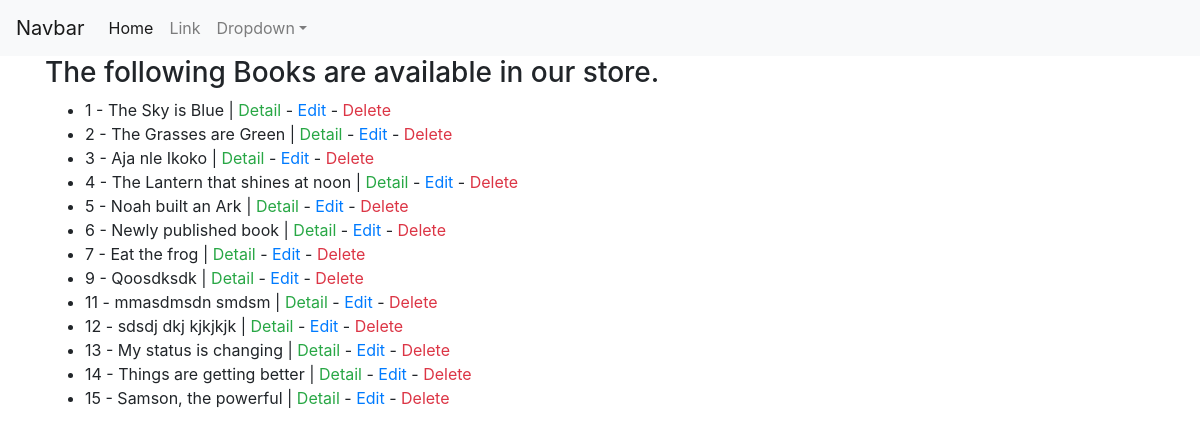
The page /bookstore/ on the database its author committed.
### bookstore/models.py (models this page shows)
class Book(models.Model):
    title = models.CharField(max_length=100)
    subtitle = models.CharField(max_length=150, blank=True, null = True)
    author = models.CharField(max_length=100)
    released_date = models.DateField()
    price = models.DecimalField(max_digits=10, decimal_places=2, default = 100.00)
    in_stock = models.BooleanField(default=False)
    def __str__(self):
        return self.title
    def get_absolute_url(self):
        return reverse("detail_book", kwargs={"book_id": self.pk})

### bookstore/views.py (the view)
# urls.py: path('', book_list_view, name= 'list_book'),
def book_list_view(request):
    my_books = Book.objects.all()
    context = {
        'book_list' : my_books
    }
    return render(request, 'bookstore/list_book.html', context)

### bookstore/templates/bookstore/list_book.html
{% extends "base.html" %}
{% block body %}
  <h3>The following Books are available in our store.</h3>
  <ul>
      {% for book in book_list %}
        <li>
            {{ book.id }} - {{ book }} |
            <a class= "text-success" href={{ book.get_absolute_url }}>Detail</a> -
            <a class= "text-primary" href={% url 'edit_book' book.id %}>Edit</a> -
            <a class= "text-danger" href= {% url 'delete_book' book.id %} >Delete</a>
        </li>
      {% endfor %}
  </ul>
{% endblock body %}

### rows shown on the page
Book: id "1", title "The Sky is Blue"
Book: id "2", title "The Grasses are Green"
Book: id "3", title "Aja nle Ikoko"
Book: id "4", title "The Lantern that shines at noon"
Book: id "5", title "Noah built an Ark"
Book: id "6", title "Newly published book"
Book: id "7", title "Eat the frog"
Book: id "9", title "Qoosdksdk"
Book: id "11", title "mmasdmsdn smdsm"
Book: id "12", title "sdsdj dkj kjkjkjk"
Book: id "13", title "My status is changing"
Book: id "14", title "Things are getting better"
Book: id "15", title "Samson, the powerful"
